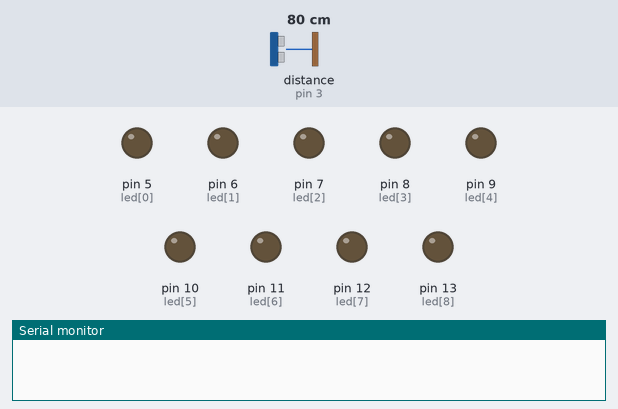
Recording of a sketch running on a simulated Arduino Uno, built with avr-gcc and run on an emulated ATmega328P. On the bench: output pins drawn as LEDs (lit = HIGH), the last lines printed to the serial monitor. Wiring (inferred from the names in the program): ultrasonic range finder: trigger pin 4; echo pin 3. The inputs (shaded band) are chosen by the test bench; at power-on: distance to the obstacle (sensor on pin 3) 80 cm. The echo pulse lasts 58.3 µs per cm; pins used as bus, display or sensor lines are not drawn.

Above: at 0.1 s.
At 1.1 s:
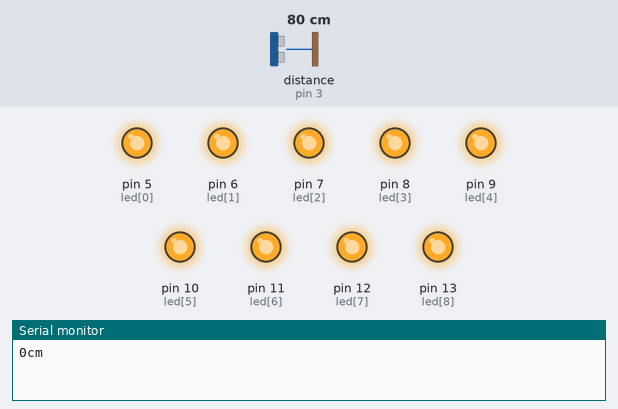
Timing chart, 0 to 2.6 s (numbered marks = the images above):
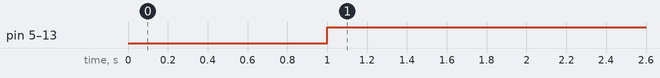

The sketch:

19.9LEDs_with_sonar.ino
```cpp
int trig = 4;
int echo = 3;
int led[] = {5, 6, 7, 8, 9, 10, 11, 12, 13};

void setup() {
  pinMode(trig, OUTPUT);
  pinMode(echo, INPUT);
  for (int i = 0; i <= 9 ; i++ )
  {
    pinMode(led[i],OUTPUT);
  }
  Serial.begin(9600);
}

void loop() {
  digitalWrite(trig, HIGH);
  delayMicroseconds(10);
  digitalWrite(trig, LOW);

  int duration = pulseIn(echo, HIGH);
  int dis = duration / 29 / 2;
  Serial.print(dis);
  Serial.println("cm");
  for (int i = 12;i >= 0 ;i-- ) {
    if(dis < (12-i) ) {
      digitalWrite(led[i],HIGH);
    } else {
      digitalWrite(led[i],LOW);
    }
  }
}
```

Measured:
- by itself, pin 5 (led[0]), pin 6 (led[1]), pin 7 (led[2]), pin 8 (led[3]), pin 9 (led[4]), pin 10 (led[5]), pin 11 (led[6]), pin 12 (led[7]), pin 13 (led[8]): LOW → HIGH at 1.0 s
